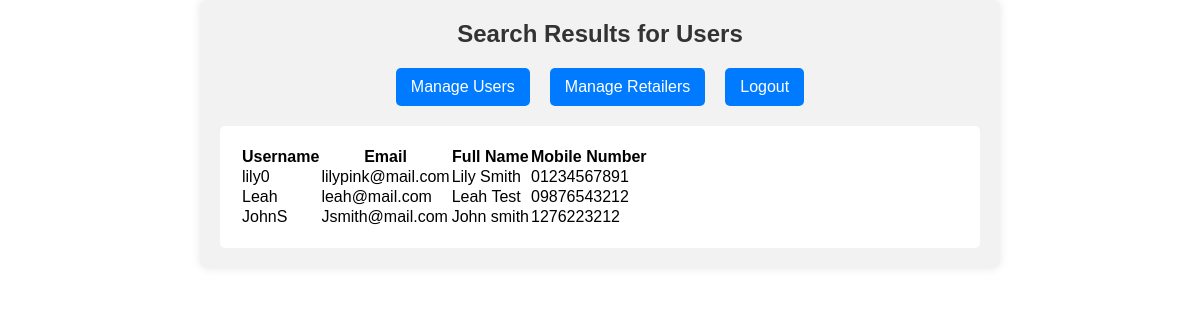
The app's page /admin/search_users.php (signed in) with its own data.
### tables this page shows
CREATE TABLE `users` (
  `user_id` int(11) NOT NULL,
  `username` varchar(50) DEFAULT NULL,
  `password` varchar(50) DEFAULT NULL,
  `email` varchar(50) DEFAULT NULL,
  `full_name` varchar(50) DEFAULT NULL,
  `mobile_number` varchar(11) DEFAULT NULL
);

### admin/search_users.php (the view, shortened to what this page needs)
<?php
require_once '../database/connect.php';
$search = mysqli_real_escape_string($conn, $_GET['username']);
$sql = "SELECT * FROM users WHERE username LIKE '%$search%'";
$result = $conn->query($sql);
?>
<!DOCTYPE html>
<html>
<head>
    <link rel="stylesheet" type="text/css" href="../css/style.css">
</head>
<body>
<div class='dashboard'>
    <h1 class='dashboard-title'>Search Results for Users</h1>
    <div class='dashboard-links'>
        <a href='user_management.php' class='dashboard-link'>Manage Users</a>
        <a href='retailer_management.php' class='dashboard-link'>Manage Retailers</a>
        <a href='admin_auth.php?action=logout' class='dashboard-link'>Logout</a>
    </div>
    <div class='content'>
        <table>
            <tr>
                <th>Username</th>
                <th>Email</th>
                <th>Full Name</th>
                <th>Mobile Number</th>
            </tr>
            <?php
            while ($row = $result->fetch_assoc()) {
                echo "<tr>";
                echo "<td>" . $row['username'] . "</td>";
                echo "<td>" . $row['email'] . "</td>";
                echo "<td>" . $row['full_name'] . "</td>";
                echo "<td>" . $row['mobile_number'] . "</td>";
                echo "</tr>";
            }
            ?>
        </table>
    </div>
</div>
</body>
</html>

### css/style.css (style rules this page uses)
* { box-sizing: border-box; margin:0; padding:0; }
body { list-style: none; list-style-type: none; text-decoration: none; font-family: sans-serif; }
.dashboard { max-width: 800px; margin: 0 auto; padding: 20px; background-color: #f2f2f2; border-radius: 8px; box-shadow: 0 0 10px rgba(0, 0, 0, 0.1); }
.dashboard-title { font-size: 24px; color: #333; text-align: center; margin-bottom: 20px; }
.dashboard-links { display: flex; justify-content: center; margin-bottom: 20px; }
.dashboard-link { margin: 0 10px; padding: 10px 15px; background-color: #007bff; color: white; border-radius: 5px; text-decoration: none; }
.content { background-color: #fff; padding: 20px; border-radius: 5px; margin-top: 20px; }

### records on screen
users: username "lily0", email "lilypink@mail.com", full_name "Lily Smith", mobile_number "01234567891"
users: username "Leah", email "leah@mail.com", full_name "Leah Test", mobile_number "09876543212"
users: username "JohnS", email "Jsmith@mail.com", full_name "John smith", mobile_number "1276223212"
